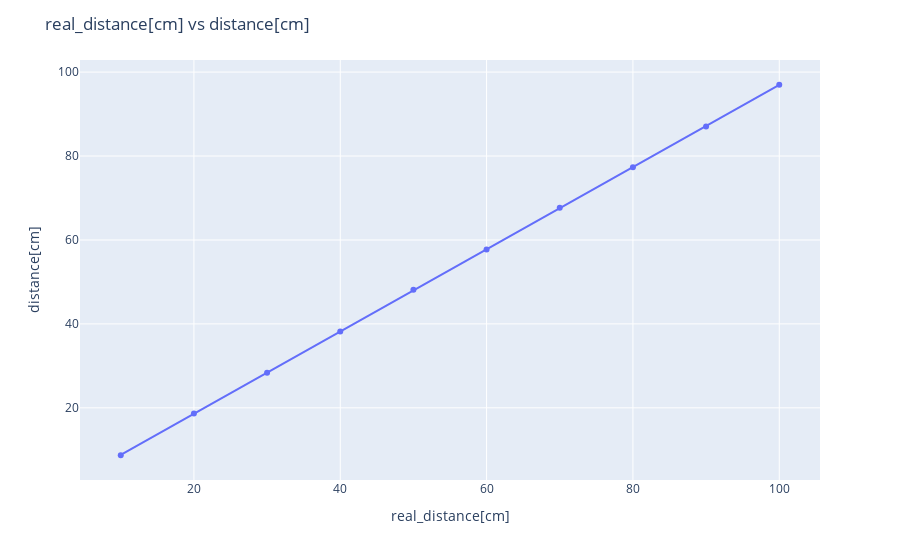
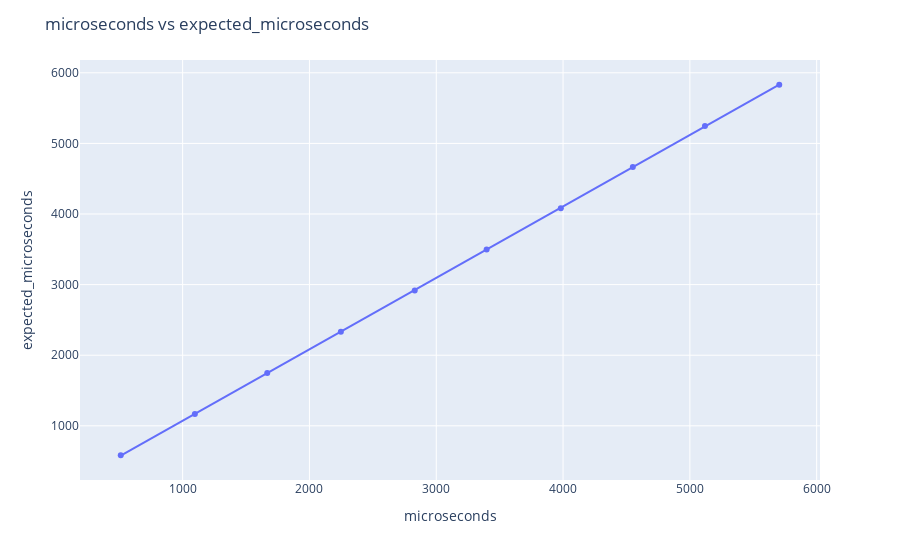
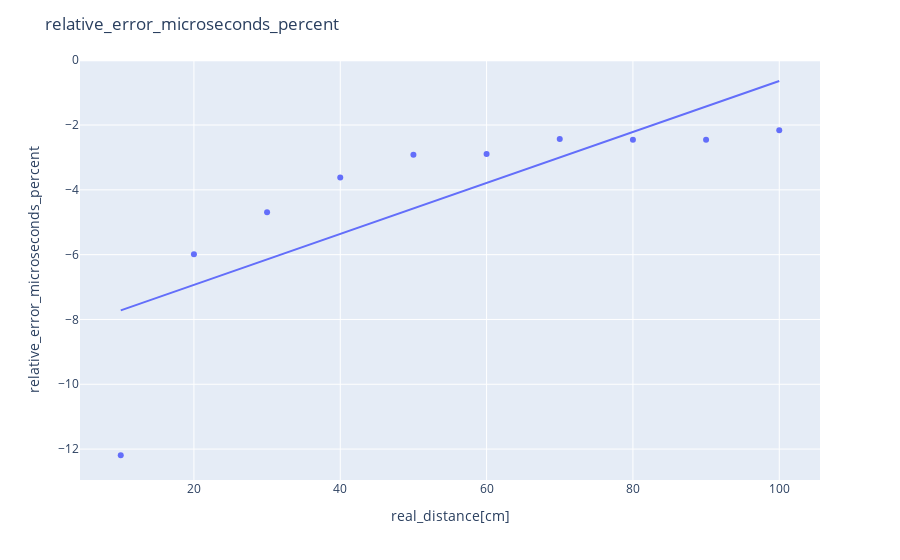

Notebook code cell kept with these figures, in order:
### Code cell
#plot mean values per file
print(type(df['microseconds'][0]))
df['microseconds'] = df['microseconds'].astype('float64')
#mean of microseconds
df_mean = df.groupby('file_name').mean()

# #drop 0cm distance
df_mean = df_mean.drop(index='0cm')

# # drop 1cm distance
df_mean = df_mean.drop(index='1cm')
df_mean = df_mean.reset_index().sort_values(by='distance[cm]')
#add the actual distance as a secondary row
df_mean['real_distance[cm]'] = df_mean['file_name'].apply(lambda x: int(x.split('cm')[0]))
df_mean['expected_microseconds'] = df_mean['real_distance[cm]'] * 2 * 1000000 / 34300

display(df_mean)
fig = px.scatter(df_mean, x='real_distance[cm]', y='distance[cm]', trendline='ols')
fig.update_layout(title_text='real_distance[cm] vs distance[cm]')
fig.show()

fig = px.scatter(df_mean, x='microseconds', y='expected_microseconds', trendline='ols')
fig.update_layout(title_text='microseconds vs expected_microseconds')
fig.show()


df_mean['relative_error_microseconds'] = (df_mean['microseconds'] - df_mean['expected_microseconds']) / df_mean['expected_microseconds']
df_mean['relative_error_microseconds_percent'] = df_mean['relative_error_microseconds'] * 100
df_microseconds = df_mean[['real_distance[cm]', 'microseconds', 'expected_microseconds', 'relative_error_microseconds', 'relative_error_microseconds_percent']]

#drop file_name 1cm


fig = px.scatter(df_microseconds, x='real_distance[cm]', y='relative_error_microseconds_percent', trendline='ols')
fig.update_layout(title_text='relative_error_microseconds_percent')
fig.show()

print(df_microseconds.to_markdown())

### Figure 1 — Plotly figure (JSON) as saved in the notebook; plotly's stock layout.template omitted (floating-point values rounded to 4 significant figures)
{"data": [{"hovertemplate": "real_distance[cm]=%{x}<br>distance[cm]=%{y}<extra></extra>", "legendgroup": "", "marker": {"color": "#636efa", "symbol": "circle"}, "mode": "markers", "name": "", "orientation": "v", "showlegend": false, "type": "scatter", "x": [10, 20, 30, 40, 50, 60, 70, 80, 90, 100], "xaxis": "x", "y": [8.704, 18.64, 28.34, 38.21, 48.12, 57.75, 67.7, 77.35, 87.02, 96.98], "yaxis": "y"}, {"hovertemplate": "<b>OLS trendline</b><br>distance[cm] = 0.979615 * real_distance[cm] + -0.995717<br>R<sup>2</sup>=0.999991<br><br>real_distance[cm]=%{x}<br>distance[cm]=%{y} <b>(trend)</b><extra></extra>", "legendgroup": "", "marker": {"color": "#636efa", "symbol": "circle"}, "mode": "lines", "name": "", "showlegend": false, "type": "scatter", "x": [10, 20, 30, 40, 50, 60, 70, 80, 90, 100], "xaxis": "x", "y": [8.8, 18.6, 28.39, 38.19, 47.99, 57.78, 67.58, 77.37, 87.17, 96.97], "yaxis": "y"}], "layout": {"legend": {"tracegroupgap": 0}, "margin": {"t": 60}, "title": {"text": "real_distance[cm] vs distance[cm]"}, "xaxis": {"anchor": "y", "domain": [0, 1], "title": {"text": "real_distance[cm]"}}, "yaxis": {"anchor": "x", "domain": [0, 1], "title": {"text": "distance[cm]"}}}}

### Figure 2 — Plotly figure (JSON) as saved in the notebook; plotly's stock layout.template omitted (floating-point values rounded to 4 significant figures)
{"data": [{"hovertemplate": "microseconds=%{x}<br>expected_microseconds=%{y}<extra></extra>", "legendgroup": "", "marker": {"color": "#636efa", "symbol": "circle"}, "mode": "markers", "name": "", "orientation": "v", "showlegend": false, "type": "scatter", "x": [512.0, 1096.0, 1667.0, 2248.0, 2830.0, 3397.0, 3982.0, 4550.0, 5119.0, 5705.0], "xaxis": "x", "y": [583.1, 1166.0, 1749.0, 2332.0, 2915.0, 3499.0, 4082.0, 4665.0, 5248.0, 5831.0], "yaxis": "y"}, {"hovertemplate": "<b>OLS trendline</b><br>expected_microseconds = 1.01187 * microseconds + 59.295<br>R<sup>2</sup>=0.999991<br><br>microseconds=%{x}<br>expected_microseconds=%{y} <b>(trend)</b><extra></extra>", "legendgroup": "", "marker": {"color": "#636efa", "symbol": "circle"}, "mode": "lines", "name": "", "showlegend": false, "type": "scatter", "x": [512.0, 1096.0, 1667.0, 2248.0, 2830.0, 3397.0, 3982.0, 4550.0, 5119.0, 5705.0], "xaxis": "x", "y": [577.4, 1169.0, 1746.0, 2334.0, 2923.0, 3497.0, 4089.0, 4664.0, 5239.0, 5832.0], "yaxis": "y"}], "layout": {"legend": {"tracegroupgap": 0}, "margin": {"t": 60}, "title": {"text": "microseconds vs expected_microseconds"}, "xaxis": {"anchor": "y", "domain": [0, 1], "title": {"text": "microseconds"}}, "yaxis": {"anchor": "x", "domain": [0, 1], "title": {"text": "expected_microseconds"}}}}

### Figure 3 — Plotly figure (JSON) as saved in the notebook; plotly's stock layout.template omitted (floating-point values rounded to 4 significant figures)
{"data": [{"hovertemplate": "real_distance[cm]=%{x}<br>relative_error_microseconds_percent=%{y}<extra></extra>", "legendgroup": "", "marker": {"color": "#636efa", "symbol": "circle"}, "mode": "markers", "name": "", "orientation": "v", "showlegend": false, "type": "scatter", "x": [10, 20, 30, 40, 50, 60, 70, 80, 90, 100], "xaxis": "x", "y": [-12.19, -5.989, -4.688, -3.622, -2.92, -2.893, -2.431, -2.453, -2.455, -2.161], "yaxis": "y"}, {"hovertemplate": "<b>OLS trendline</b><br>relative_error_microseconds_percent = 0.0786549 * real_distance[cm] + -8.50631<br>R<sup>2</sup>=0.605122<br><br>real_distance[cm]=%{x}<br>relative_error_microseconds_percent=%{y} <b>(trend)</b><extra></extra>", "legendgroup": "", "marker": {"color": "#636efa", "symbol": "circle"}, "mode": "lines", "name": "", "showlegend": false, "type": "scatter", "x": [10, 20, 30, 40, 50, 60, 70, 80, 90, 100], "xaxis": "x", "y": [-7.72, -6.933, -6.147, -5.36, -4.574, -3.787, -3.0, -2.214, -1.427, -0.6408], "yaxis": "y"}], "layout": {"legend": {"tracegroupgap": 0}, "margin": {"t": 60}, "title": {"text": "relative_error_microseconds_percent"}, "xaxis": {"anchor": "y", "domain": [0, 1], "title": {"text": "real_distance[cm]"}}, "yaxis": {"anchor": "x", "domain": [0, 1], "title": {"text": "relative_error_microseconds_percent"}}}}
